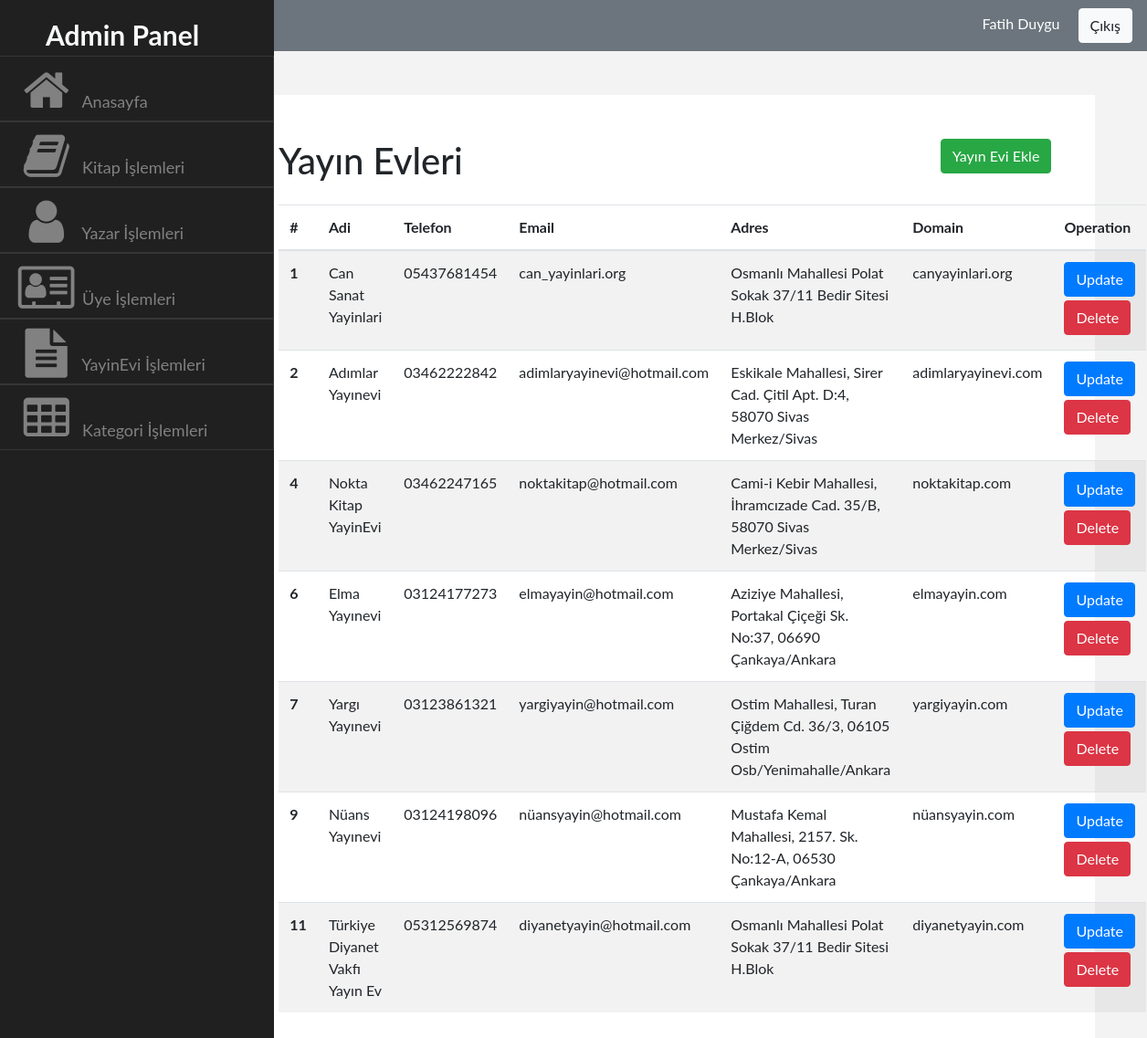
Page /Admin/YayinEvi/index.php (signed in) on the committed database.
### tables this page shows
CREATE TABLE `yayinevi` (
  `Id` int(11) NOT NULL,
  `Adi` varchar(30) NOT NULL,
  `Tel` varchar(11) NOT NULL,
  `Email` varchar(30) NOT NULL,
  `Adres` varchar(150) NOT NULL,
  `Domain` varchar(30) NOT NULL
);

### Admin/YayinEvi/index.php (the view, shortened to what this page needs)
<?php
include('../php/header.php');
require_once '../../baglan.php';
$sorgu=$db->prepare('SELECT * FROM yayinevi');
$sorgu->execute();
$yayinevleri=$sorgu->fetchAll(PDO::FETCH_ASSOC);
?>
    <a href="insert.php" class="btn btn-success float-right mb-3">Yayın Evi Ekle</a>
    <h1 class="display-5 mb-4">Yayın Evleri</h1>
    <table class="table table-striped">
        <thead>
        <tr>
            <th scope="col">#</th>
            <th scope="col">Adi</th>
            <th scope="col">Telefon</th>
            <th scope="col">Email</th>
            <th scope="col">Adres</th>
            <th scope="col">Domain</th>
            <th scope="col">Operation</th>
        </tr>
        </thead>
        <tbody>
        <?php foreach ($yayinevleri as $yayinevi):?>
            <tr>
                <th scope="row"><?php echo $yayinevi['Id'] ?></th>
                <td><?php echo $yayinevi['Adi'] ?></td>
                <td><?php echo $yayinevi['Tel'] ?></td>
                <td><?php echo $yayinevi['Email'] ?></td>
                <td><?php echo $yayinevi['Adres'] ?></td>
                <td><?php echo $yayinevi['Domain'] ?></td>
                <td>
                    <a href="update.php?id=<?php echo $yayinevi['Id']; ?>" class="btn btn-primary mb-1">Update</a>
                    <a href="index.php?deleteId=<?php echo $yayinevi['Id']; ?>" class="btn btn-danger mb-1">Delete</a>
                </td>
            </tr>
        <?php endforeach; ?>
        </tbody>
    </table>
<?php
include('../php/footer.php');
?>

### css/admin.css (style rules this page uses)
body { font-family: "Lato", sans-serif; background-color: #F3F3F3; }

### rows in the picture
yayinevi: Id "1", Adi "Can Sanat Yayinlari", Tel "05437681454", Email "can_yayinlari.org", Adres "Osmanlı Mahallesi Polat Sokak 37/11 Bedir Sitesi H.Blok", Domain "canyayinlari.org"
yayinevi: Id "2", Adi "Adımlar Yayınevi", Tel "03462222842", Email "adimlaryayinevi@hotmail.com", Adres "Eskikale Mahallesi, Sirer Cad. Çitil Apt. D:4, 58070 Sivas Merkez/Sivas", Domain "adimlaryayinevi.com"
yayinevi: Id "4", Adi "Nokta Kitap YayinEvi", Tel "03462247165", Email "noktakitap@hotmail.com", Adres "Cami-i Kebir Mahallesi, İhramcızade Cad. 35/B, 58070 Sivas Merkez/Sivas", Domain "noktakitap.com"
yayinevi: Id "6", Adi "Elma Yayınevi", Tel "03124177273", Email "elmayayin@hotmail.com", Adres "Aziziye Mahallesi, Portakal Çiçeği Sk. No:37, 06690 Çankaya/Ankara", Domain "elmayayin.com"
yayinevi: Id "7", Adi "Yargı Yayınevi", Tel "03123861321", Email "yargiyayin@hotmail.com", Adres "Ostim Mahallesi, Turan Çiğdem Cd. 36/3, 06105 Ostim Osb/Yenimahalle/Ankara", Domain "yargiyayin.com"
yayinevi: Id "9", Adi "Nüans Yayınevi", Tel "03124198096", Email "nüansyayin@hotmail.com", Adres "Mustafa Kemal Mahallesi, 2157. Sk. No:12-A, 06530 Çankaya/Ankara", Domain "nüansyayin.com"
yayinevi: Id "11", Adi "Türkiye Diyanet Vakfı Yayın Ev", Tel "05312569874", Email "diyanetyayin@hotmail.com", Adres "Osmanlı Mahallesi Polat Sokak 37/11 Bedir Sitesi H.Blok", Domain "diyanetyayin.com"

### other values in the picture
$_SESSION['Adi'] "Fatih"
$_SESSION['Soyadi'] "Duygu"
